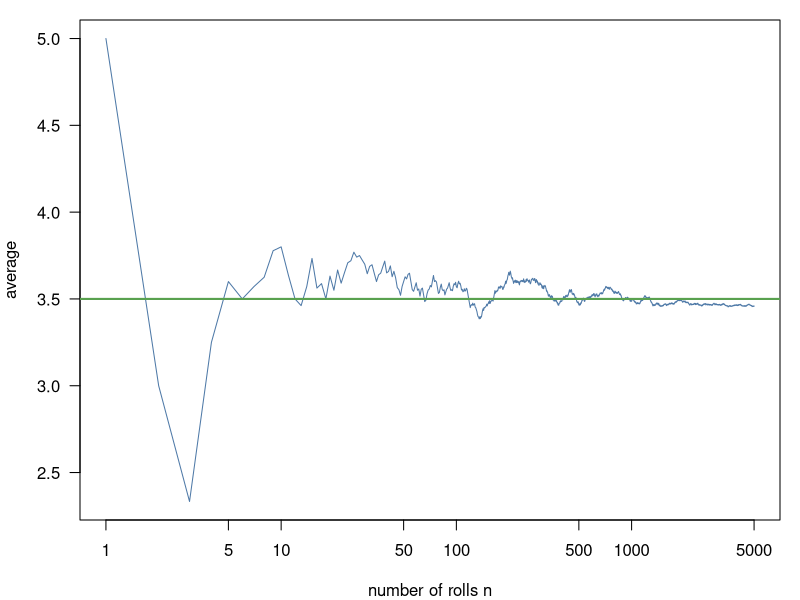

The R source for this figure:
## ---- chunk 1
#| label: setup
#| include: false
set.seed(2026)
# non-ASCII characters in plots under a "C" locale
invisible(Sys.setlocale("LC_CTYPE", "C.UTF-8"))
fmt <- function(x, d = 2) formatC(x, format = "f", digits = d, big.mark = ",")
pct <- function(x, d = 1) paste0(fmt(100 * x, d), "%")
## ---- chunk 2
#| label: lln-r
#| fig-width: 6
#| fig-height: 3.2
#| fig-alt: "The average of 5,000 die rolls after each roll, on a logarithmic horizontal axis. The curve fluctuates at first and settles near the horizontal line at 3.5."
x <- sample(1:6, 5000, replace = TRUE)
running <- cumsum(x) / seq_along(x)
running[c(10, 100, 1000, 5000)]
par(mar = c(4, 4, 1, 1))
plot(running, type = "l", log = "x", col = "#4e79a7", las = 1,
     xlab = "number of rolls n", ylab = "average")
abline(h = 3.5, col = "#59a14f", lwd = 2)
# tail sum for the geometric pmf: P(X >= n) = 0.75^n
n <- 1:500
sum(0.75^n)
# continuous: integral of 1 - F(t) for F(t) = t^3 on [0, 1]
integrate(function(t) 1 - t^3, 0, 1)$value
